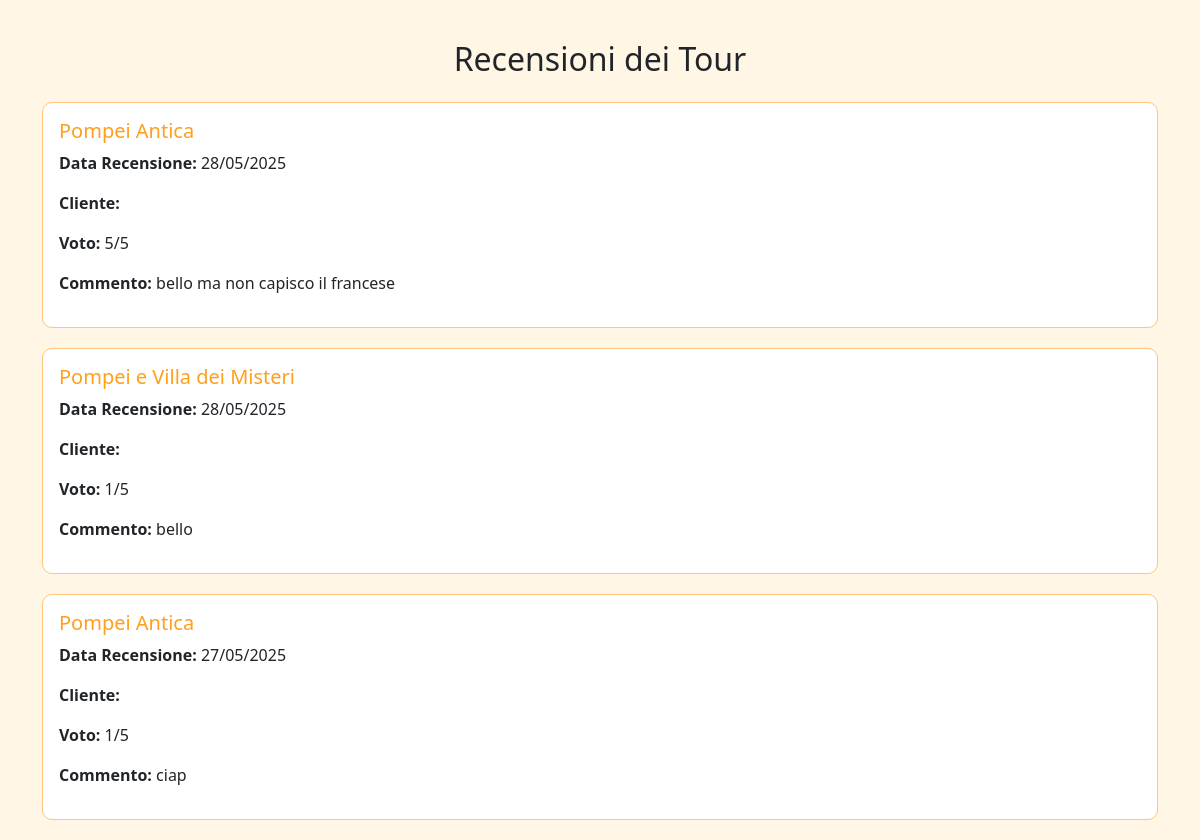
The app's page /recensioni/ with its own data.
### Askos/models.py (models this page shows, shortened)
class Recensione(models.Model):
    cliente = models.ForeignKey(Cliente, on_delete=models.CASCADE)
    tour = models.ForeignKey(Tour, on_delete=models.CASCADE)
    voto = models.PositiveIntegerField()  # 1-5 stelle
    commento = models.TextField(blank=True)
    data = models.DateTimeField(auto_now_add=True)
    class Meta:
        unique_together = ('cliente', 'tour')  # ogni cliente può recensire un tour una sola volta

class Tour(models.Model):
    nome = models.CharField(max_length=100)
    data = models.DateField()
    durata = models.CharField(max_length=50)
    prezzo = models.DecimalField(max_digits=8, decimal_places=2)
    lingua = models.ForeignKey(Lingua, on_delete=models.SET_NULL, null=True, related_name='tour')
    staff_assegnato = models.ManyToManyField('Staff', related_name='tour_assegnati')
    guide = models.ManyToManyField(
        Staff,
        limit_choices_to={'ruolo': 'guida'},
        related_name='tour_guide',
        blank=True
    )
    driver = models.ManyToManyField(
        Staff,
        limit_choices_to={'ruolo': 'driver'},
        related_name='tour_driver',
        blank=True
    )

### Askos/views.py (the view)
# urls.py: path('recensioni/', recensioni_view, name='recensioni_pubbliche')
def recensioni_view(request):
    recensioni = Recensione.objects.select_related('cliente', 'tour').order_by('-data')
    return render(request, 'recensioni_pubbliche.html', {'recensioni': recensioni})

### templates/recensioni_pubbliche.html (shortened to what this page needs)
{% load static %}
<!DOCTYPE html>
<html lang="it">
<head>
    <link href="https://cdn.jsdelivr.net/npm/bootstrap@5.3.3/dist/css/bootstrap.min.css" rel="stylesheet">
</head>
<body>
<div class="container">
    <h2 class="text-center mb-4">Recensioni dei Tour</h2>
    {% for recensione in recensioni %}
        <div class="card p-3">
            <h5 class="card-title">{{ recensione.tour.nome }}</h5>
            <p><strong>Data Recensione:</strong> {{ recensione.data|date:"d/m/Y" }}</p>
            <p><strong>Cliente:</strong> {{ recensione.cliente.user.first_name }} {{ recensione.cliente.user.last_name }}</p>
            <p><strong>Voto:</strong> {{ recensione.voto }}/5</p>
            <p><strong>Commento:</strong> {{ recensione.commento }}</p>
        </div>
    {% empty %}
        <p class="text-center">Nessuna recensione disponibile al momento.</p>
    {% endfor %}
</div>
</body>
</html>

### templates/recensioni_pubbliche.html (style rules this page uses)
body { background-color: #fff6e5; font-family: 'Segoe UI', sans-serif; }
.container { margin-top: 40px; }
.card { border: 1px solid #ffc47d; border-radius: 10px; margin-bottom: 20px; }
.card-title { color: #ff9f1c; }

### records on screen
Recensione: tour.nome "Pompei Antica", data "28/05/2025", voto "5", commento "bello ma non capisco il francese"
Recensione: tour.nome "Pompei e Villa dei Misteri", data "28/05/2025", voto "1", commento "bello"
Recensione: tour.nome "Pompei Antica", data "27/05/2025", voto "1", commento "ciap"
